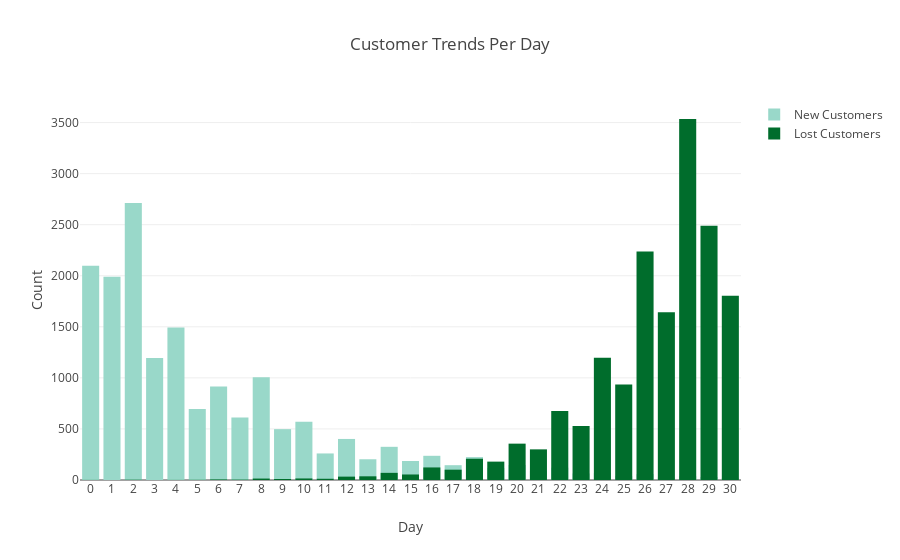

Source (notebook cell):
### Code cell
# plot daily customer interactins (lost/new) for the simulation period: 
trace_3 = go.Bar(x=daily_customers.index, 
                     y=daily_customers.new_customers, 
                     name='New Customers', 
                     #mode='lines+markers',
                    marker=dict(
                    color=bupu[3]))

trace_4 = go.Bar(x=daily_customers.index, 
                     y=daily_customers.lost_customers, 
                     name='Lost Customers', 
                     #mode='lines',
                    marker=dict(
                    color=bupu[7]))


layout = go.Layout(title="Customer Trends Per Day", 
                        barmode='overlay', 
                        xaxis = dict(ticks='', nticks=60, 
                                    title=go.layout.xaxis.Title(
                                    text='Day')),
                        yaxis = dict(title=go.layout.yaxis.Title(
                                    text='Count')), 
                        yaxis3=dict(title="yaxis4 title", anchor="x",
                            overlaying="y",side="right"))


fig = go.Figure(data=[trace_3,trace_4], layout=layout)

plotly.offline.iplot(fig)

#py.iplot(fig, filename='Customer_Trends_Per_Day')

### Figure 1 — Plotly figure (JSON) as saved in the notebook; plotly's stock layout.template omitted (floating-point values rounded to 4 significant figures)
{"data": [{"marker": {"color": "rgb(153,216,201)"}, "name": "New Customers", "type": "bar", "uid": "f1166d5f-0c14-4c91-ad5f-c5e02b9f9dde", "x": [0, 1, 2, 3, 4, 5, 6, 7, 8, 9, 10, 11, 12, 13, 14, 15, 16, 17, 18, 19, 20, 21, 22, 23, 24, 25, 26, 27, 28, 29, 30], "y": [2098, 1990, 2713, 1194, 1494, 696, 916, 611, 1005, 498, 570, 260, 402, 203, 325, 186, 237, 145, 224, 118, 147, 90, 121, 64, 67, 38, 57, 24, 38, 29, 18]}, {"marker": {"color": "rgb(0,109,44)"}, "name": "Lost Customers", "type": "bar", "uid": "a98fbcf4-cddf-499a-81fb-be0abd0c4cfd", "x": [0, 1, 2, 3, 4, 5, 6, 7, 8, 9, 10, 11, 12, 13, 14, 15, 16, 17, 18, 19, 20, 21, 22, 23, 24, 25, 26, 27, 28, 29, 30], "y": [1, 0, 3, 0, 1, 2, 6, 4, 14, 10, 15, 12, 33, 36, 70, 54, 123, 101, 208, 180, 356, 300, 675, 530, 1198, 936, 2237, 1643, 3535, 2490, 1805]}], "layout": {"barmode": "overlay", "title": {"text": "Customer Trends Per Day"}, "xaxis": {"nticks": 60, "ticks": "", "title": {"text": "Day"}}, "yaxis": {"title": {"text": "Count"}}, "yaxis3": {"anchor": "x", "overlaying": "y", "side": "right", "title": {"text": "yaxis4 title"}}}}
